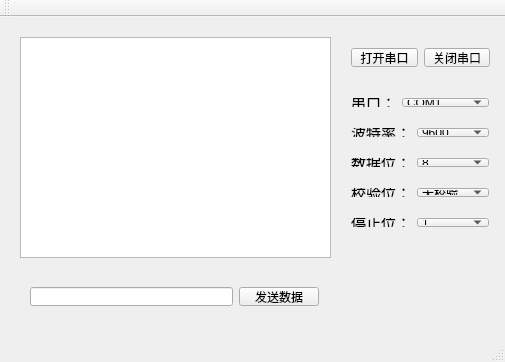
<?xml version="1.0" encoding="UTF-8"?>
<ui version="4.0">
 <class>MainWindow</class>
 <widget class="QMainWindow" name="MainWindow">
  <property name="geometry">
   <rect>
    <x>0</x>
    <y>0</y>
    <width>505</width>
    <height>362</height>
   </rect>
  </property>
  <property name="windowTitle">
   <string>MainWindow</string>
  </property>
  <widget class="QWidget" name="centralWidget">
   <widget class="QTextBrowser" name="textBrowser">
    <property name="geometry">
     <rect>
      <x>20</x>
      <y>20</y>
      <width>311</width>
      <height>221</height>
     </rect>
    </property>
   </widget>
   <widget class="QWidget" name="horizontalLayoutWidget">
    <property name="geometry">
     <rect>
      <x>19</x>
      <y>259</y>
      <width>311</width>
      <height>41</height>
     </rect>
    </property>
    <layout class="QHBoxLayout" name="sendLayout">
     <item>
      <widget class="QLineEdit" name="sendMsgLineEdit"/>
     </item>
     <item>
      <widget class="QPushButton" name="sendMsgBtn">
       <property name="sizePolicy">
        <sizepolicy hsizetype="Minimum" vsizetype="Fixed">
         <horstretch>0</horstretch>
         <verstretch>0</verstretch>
        </sizepolicy>
       </property>
       <property name="minimumSize">
        <size>
         <width>0</width>
         <height>0</height>
        </size>
       </property>
       <property name="text">
        <string>发送数据</string>
       </property>
      </widget>
     </item>
    </layout>
   </widget>
   <widget class="QWidget" name="horizontalLayoutWidget_2">
    <property name="geometry">
     <rect>
      <x>340</x>
      <y>20</y>
      <width>161</width>
      <height>41</height>
     </rect>
    </property>
    <layout class="QHBoxLayout" name="opencloseLayout">
     <item>
      <widget class="QPushButton" name="openMyComBtn">
       <property name="text">
        <string>打开串口</string>
       </property>
      </widget>
     </item>
     <item>
      <widget class="QPushButton" name="closeMyComBtn">
       <property name="text">
        <string>关闭串口</string>
       </property>
      </widget>
     </item>
    </layout>
   </widget>
   <widget class="QWidget" name="horizontalLayoutWidget_3">
    <property name="geometry">
     <rect>
      <x>340</x>
      <y>70</y>
      <width>160</width>
      <height>31</height>
     </rect>
    </property>
    <layout class="QHBoxLayout" name="portNameLayout" stretch="0,30">
     <property name="spacing">
      <number>6</number>
     </property>
     <property name="sizeConstraint">
      <enum>QLayout::SetDefaultConstraint</enum>
     </property>
     <item>
      <widget class="QLabel" name="portNameLabel">
       <property name="font">
        <font>
         <family>Adobe Arabic</family>
         <pointsize>11</pointsize>
        </font>
       </property>
       <property name="text">
        <string>串口：</string>
       </property>
      </widget>
     </item>
     <item>
      <widget class="QComboBox" name="portNameComboBox">
       <item>
        <property name="text">
         <string>COM1</string>
        </property>
       </item>
       <item>
        <property name="text">
         <string>COM2</string>
        </property>
       </item>
       <item>
        <property name="text">
         <string>COM3</string>
        </property>
       </item>
       <item>
        <property name="text">
         <string>COM4</string>
        </property>
       </item>
       <item>
        <property name="text">
         <string>COM5</string>
        </property>
       </item>
       <item>
        <property name="text">
         <string>COM6</string>
        </property>
       </item>
       <item>
        <property name="text">
         <string>COM7</string>
        </property>
       </item>
       <item>
        <property name="text">
         <string>COM8</string>
        </property>
       </item>
       <item>
        <property name="text">
         <string>COM9</string>
        </property>
       </item>
      </widget>
     </item>
    </layout>
   </widget>
   <widget class="QWidget" name="horizontalLayoutWidget_4">
    <property name="geometry">
     <rect>
      <x>340</x>
      <y>100</y>
      <width>160</width>
      <height>31</height>
     </rect>
    </property>
    <layout class="QHBoxLayout" name="baudRateLayout" stretch="0,30">
     <property name="spacing">
      <number>6</number>
     </property>
     <property name="sizeConstraint">
      <enum>QLayout::SetDefaultConstraint</enum>
     </property>
     <item>
      <widget class="QLabel" name="baudRateLabel">
       <property name="font">
        <font>
         <family>Adobe Arabic</family>
         <pointsize>11</pointsize>
        </font>
       </property>
       <property name="text">
        <string>波特率：</string>
       </property>
      </widget>
     </item>
     <item>
      <widget class="QComboBox" name="baudRateComboBox">
       <item>
        <property name="text">
         <string>9600</string>
        </property>
       </item>
       <item>
        <property name="text">
         <string>115200</string>
        </property>
       </item>
      </widget>
     </item>
    </layout>
   </widget>
   <widget class="QWidget" name="horizontalLayoutWidget_5">
    <property name="geometry">
     <rect>
      <x>340</x>
      <y>130</y>
      <width>160</width>
      <height>31</height>
     </rect>
    </property>
    <layout class="QHBoxLayout" name="dataBitsLayout" stretch="0,30">
     <property name="spacing">
      <number>6</number>
     </property>
     <property name="sizeConstraint">
      <enum>QLayout::SetDefaultConstraint</enum>
     </property>
     <item>
      <widget class="QLabel" name="dataBitsLabel">
       <property name="font">
        <font>
         <family>Adobe Arabic</family>
         <pointsize>11</pointsize>
        </font>
       </property>
       <property name="text">
        <string>数据位：</string>
       </property>
      </widget>
     </item>
     <item>
      <widget class="QComboBox" name="dataBitsComboBox">
       <item>
        <property name="text">
         <string>8</string>
        </property>
       </item>
       <item>
        <property name="text">
         <string>7</string>
        </property>
       </item>
      </widget>
     </item>
    </layout>
   </widget>
   <widget class="QWidget" name="horizontalLayoutWidget_6">
    <property name="geometry">
     <rect>
      <x>340</x>
      <y>160</y>
      <width>160</width>
      <height>31</height>
     </rect>
    </property>
    <layout class="QHBoxLayout" name="parityLayout" stretch="0,30">
     <property name="spacing">
      <number>6</number>
     </property>
     <property name="sizeConstraint">
      <enum>QLayout::SetDefaultConstraint</enum>
     </property>
     <item>
      <widget class="QLabel" name="parityLabel">
       <property name="font">
        <font>
         <family>Adobe Arabic</family>
         <pointsize>11</pointsize>
        </font>
       </property>
       <property name="text">
        <string>校验位：</string>
       </property>
      </widget>
     </item>
     <item>
      <widget class="QComboBox" name="parityComboBox">
       <item>
        <property name="text">
         <string>无校验</string>
        </property>
       </item>
       <item>
        <property name="text">
         <string>奇校验</string>
        </property>
       </item>
       <item>
        <property name="text">
         <string>偶校验</string>
        </property>
       </item>
      </widget>
     </item>
    </layout>
   </widget>
   <widget class="QWidget" name="horizontalLayoutWidget_7">
    <property name="geometry">
     <rect>
      <x>340</x>
      <y>190</y>
      <width>160</width>
      <height>31</height>
     </rect>
    </property>
    <layout class="QHBoxLayout" name="stopBitsLayout" stretch="0,30">
     <property name="spacing">
      <number>6</number>
     </property>
     <property name="sizeConstraint">
      <enum>QLayout::SetDefaultConstraint</enum>
     </property>
     <item>
      <widget class="QLabel" name="stopBitsLabel">
       <property name="font">
        <font>
         <family>Adobe Arabic</family>
         <pointsize>11</pointsize>
        </font>
       </property>
       <property name="text">
        <string>停止位：</string>
       </property>
      </widget>
     </item>
     <item>
      <widget class="QComboBox" name="stopBitsComboBox">
       <item>
        <property name="text">
         <string>1</string>
        </property>
       </item>
       <item>
        <property name="text">
         <string>1.5</string>
        </property>
       </item>
       <item>
        <property name="text">
         <string>2</string>
        </property>
       </item>
      </widget>
     </item>
    </layout>
   </widget>
  </widget>
  <widget class="QMenuBar" name="menuBar">
   <property name="geometry">
    <rect>
     <x>0</x>
     <y>0</y>
     <width>505</width>
     <height>23</height>
    </rect>
   </property>
  </widget>
  <widget class="QToolBar" name="mainToolBar">
   <attribute name="toolBarArea">
    <enum>TopToolBarArea</enum>
   </attribute>
   <attribute name="toolBarBreak">
    <bool>false</bool>
   </attribute>
  </widget>
  <widget class="QStatusBar" name="statusBar"/>
 </widget>
 <layoutdefault spacing="6" margin="11"/>
 <resources/>
 <connections/>
</ui>
